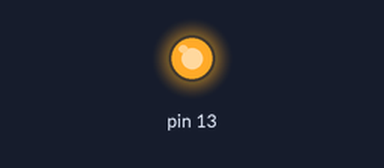
Simulated run of this sketch. Board: Arduino Mega 2560, built with avr-gcc and run on an emulated ATmega2560. On the bench: output pins drawn as LEDs (lit = HIGH).

Above: at 2.5 s.
At 7.5 s:
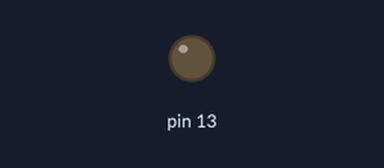
Timing chart, 0 to 13.0 s (numbered marks = the images above):
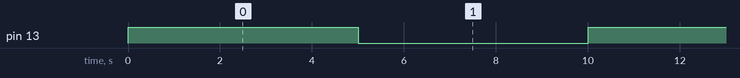

Measured:
- by itself, pin 13: alternates HIGH for 5.0 s and LOW for 5.0 s

The sketch:

Blinky.ino
```cpp
#include "LED.h"

LED m_led;
void setup()
{
  m_led = LED(13);
}

void loop()
{
  m_led.TurnOn();   // turn the LED on (HIGH is the voltage level)
  delay(5000);              // wait for a second
  m_led.TurnOff();    // turn the LED off by making the voltage LOW
  delay(5000);              // wait for a second
}
```

LED.cpp
```cpp
#include "LED.h"

LED::LED()
{

}

LED::LED(u8 pin)
{
	m_ledPin = pin;
	pinMode(m_ledPin, OUTPUT);
}

void LED::TurnOn()
{
	digitalWrite(m_ledPin, HIGH);
}

void LED::TurnOff()
{
	digitalWrite(m_ledPin, LOW);
}
```

LED.h
```cpp
#pragma once

#include "Arduino.h"

class LED
{
private:
	u8 m_ledPin;

public:
	LED();
	LED(u8 pin);
	void TurnOn();
	void TurnOff();
};
```
